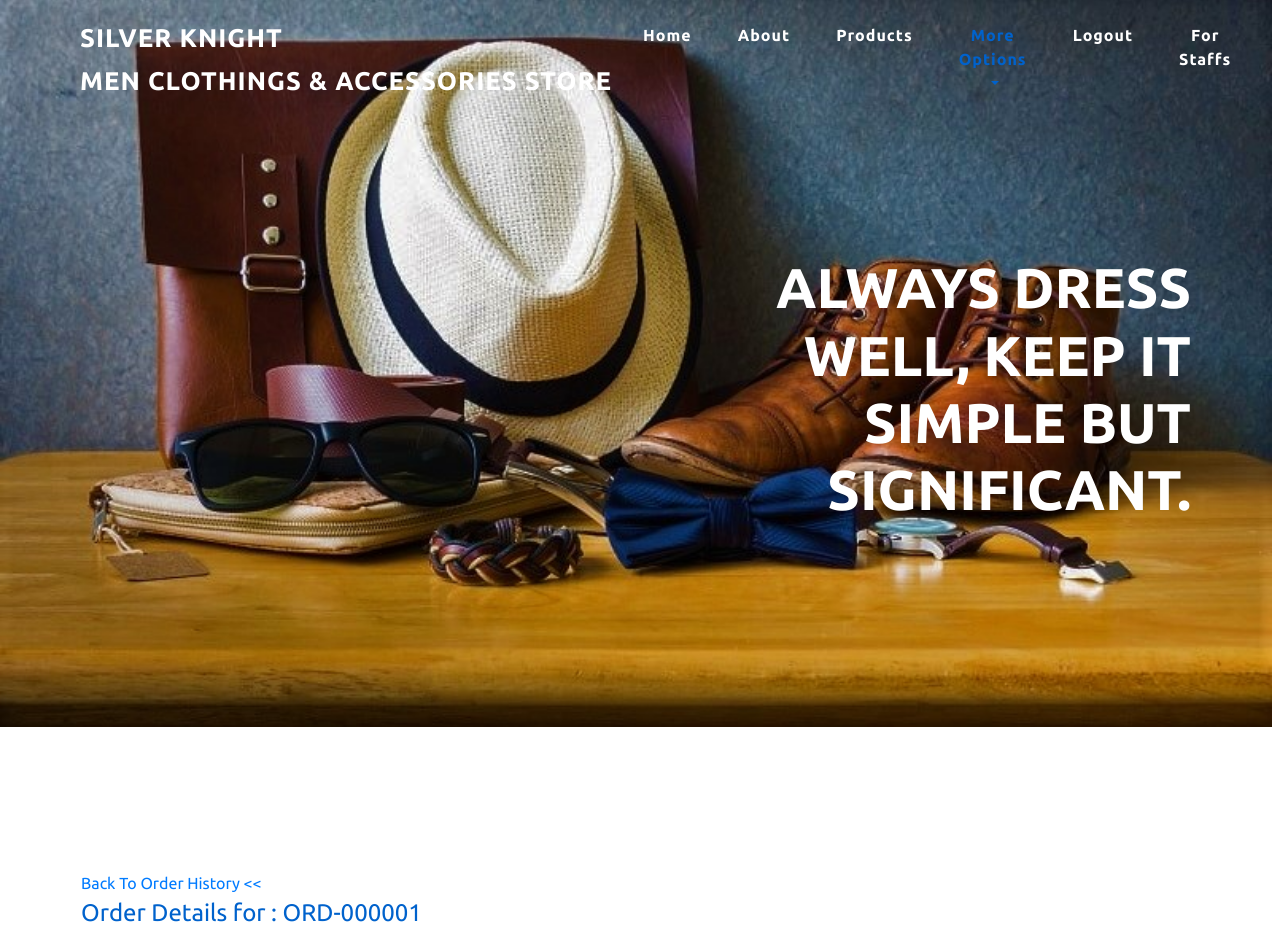
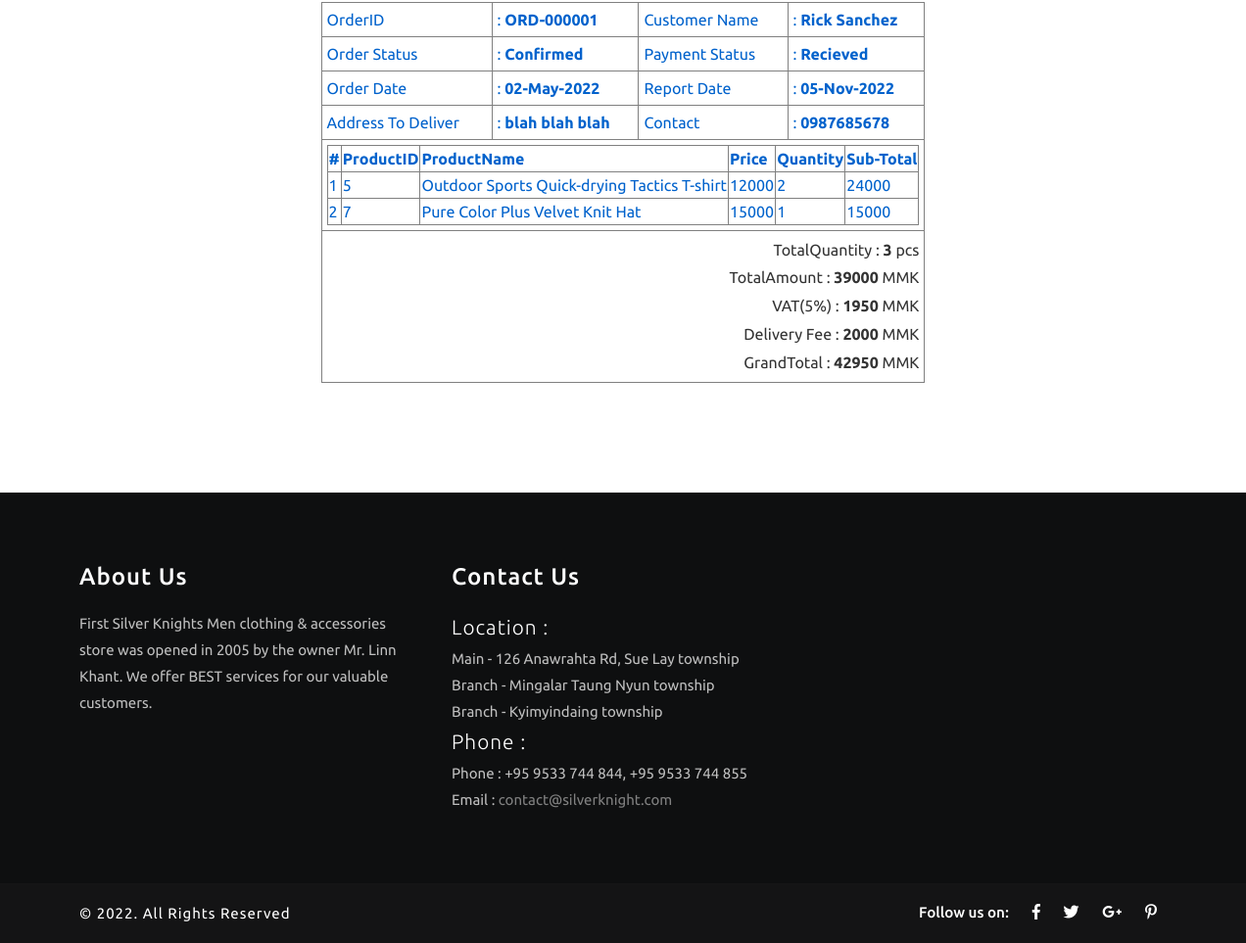
The app's page /Order_Details.php?OrderID=ORD-000001 (signed in) with its own data (2 pictures, top to bottom).
### tables this page shows
CREATE TABLE `orders` (
  `OrderID` varchar(50) NOT NULL,
  `CustomerID` int(11) NOT NULL,
  `Date` varchar(12) NOT NULL,
  `Location` varchar(200) NOT NULL,
  `Contact` varchar(15) NOT NULL,
  `TotalQuantity` int(11) NOT NULL,
  `TotalAmount` int(11) NOT NULL,
  `Tax` decimal(10,0) NOT NULL,
  `DeliveryCost` int(11) NOT NULL,
  `GrandTotal` decimal(10,0) NOT NULL,
  `PaymentType` varchar(50) NOT NULL,
  `OrderStatus` varchar(50) NOT NULL,
  `PaymentStatus` varchar(50) NOT NULL
);

CREATE TABLE `customer` (
  `CustomerID` int(11) NOT NULL,
  `FirstName` varchar(100) NOT NULL,
  `LastName` varchar(100) NOT NULL,
  `Address` text NOT NULL,
  `PhoneNumber` varchar(15) NOT NULL,
  `Email` varchar(50) NOT NULL,
  `Password` varchar(50) NOT NULL,
  `ProfileImage` varchar(255) NOT NULL
);

CREATE TABLE `orderdetail` (
  `OrderID` varchar(50) NOT NULL,
  `ProductID` int(11) NOT NULL,
  `Price` int(11) NOT NULL,
  `Quantity` int(11) NOT NULL
);

CREATE TABLE `product` (
  `ProductID` int(11) NOT NULL,
  `Name` varchar(100) NOT NULL,
  `CategoryID` int(11) NOT NULL,
  `BrandID` int(11) NOT NULL,
  `Color` varchar(50) NOT NULL,
  `Size` varchar(50) NOT NULL,
  `Price` int(11) NOT NULL,
  `Quantity` int(11) NOT NULL,
  `Status` varchar(50) NOT NULL,
  `Image1` varchar(255) NOT NULL,
  `Image2` varchar(255) NOT NULL,
  `Description` text NOT NULL
);

### Order_Details.php (the view, shortened to what this page needs)
<?php
include('Header3.php');
include('AutoID_Functions.php');
$OrderID=$_GET['OrderID'];
$CustomerID=$_SESSION['CustomerID'];
$query1="SELECT ord.*, c.CustomerID,c.FirstName,c.LastName
		FROM orders ord,customer c
		WHERE ord.CustomerID='$CustomerID'
		AND ord.CustomerID=c.CustomerID
		AND ord.OrderID='$OrderID'
		";
$result1=mysqli_query($connection,$query1);
$row1=mysqli_fetch_array($result1);
$query2="SELECT ord.*, ordd.*, p.ProductID,p.Name
		FROM orders ord,orderdetail ordd,product p
		WHERE ord.OrderID=ordd.OrderID
		AND ordd.ProductID=p.ProductID
		AND ordd.OrderID='$OrderID'
		";
$result2=mysqli_query($connection,$query2);
$count=mysqli_num_rows($result2);
?>
<!DOCTYPE html>
<html>
<head>
</head>
<body>
<form action="Order_Details.php" method="post">
<a href="Order_History.php">Back To Order History <<</a>
<fieldset>
<legend>Order Details for : <?php echo $OrderID ?></legend>
<table align="center" border="1" cellpadding="5px" cellspacing="5px">
<tr>
	<td>OrderID</td>
	<td>
		: <b><?php echo $row1['OrderID']  ?></b>
	</td>
	<td>Customer Name</td>
	<td>
		: <b><?php echo $row1['FirstName'] . ' ' . $row1['LastName']  ?></b>
	</td>
</tr>
<tr>
	<td>Order Status</td>
	<td>
		: <b><?php echo $row1['OrderStatus']  ?></b>
	</td>
	<td>Payment Status</td>
	<td>
		: <b><?php echo $row1['PaymentStatus']  ?></b>
	</td>
</tr>
<tr>
	<td>Order Date</td>
	<td>
		: <b><?php echo $row1['Date']  ?></b>
	</td>
	<td>Report Date</td>
	<td>
		: <b><?php echo date('d-M-Y')  ?></b>
	</td>
</tr>
<tr>
	<td>Address To Deliver</td>
	<td>
		: <b><?php echo $row1['Location'] ?></b>
	</td>
	<td>Contact</td>
	<td>
		: <b><?php echo $row1['Contact'] ?></b>
	</td>
</tr>
<tr>
	<td colspan="4">
	<table border="1" width="100%">
	<tr>
		<th>#</th>
		<th>ProductID</th>
		<th>ProductName</th>
		<th>Price</th>
		<th>Quantity</th>
		<th>Sub-Total</th>
	</tr>
	<?php
	for($i=0;$i<$count;$i++)
	{
		$row2=mysqli_fetch_array($result2);
		echo "<tr>";
		echo "<td>" . ($i+1) . "</td>";
		echo "<td>" . $row2['ProductID'] . "</td>";
		echo "<td>" . $row2['Name'] . "</td>";
		echo "<td>" . $row2['Price'] . "</td>";
		echo "<td>" . $row2['Quantity'] . "</td>";
		echo "<td>" . $row2['Price'] * $row2['Quantity'] . "</td>";
		echo "</tr>";
	}
	?>
	</table>
	</td>
</tr>
<tr>
	<td colspan="4" align="right">
	<p>TotalQuantity : <b><?php echo $row1['TotalQuantity'] ?></b> pcs</p>
	<p>TotalAmount : <b><?php echo $row1['TotalAmount'] ?></b> MMK</p>
	<p>VAT(5%) : <b><?php echo $row1['Tax'] ?></b> MMK</p>
		<p>Delivery Fee : <b><?php echo $row1['DeliveryCost'] ?></b> MMK</p>
	<p>GrandTotal : <b><?php echo $row1['GrandTotal'] ?></b> MMK</p>
	</td>
</table>
</fieldset>
</form>
</body>
</html>
<?php
include('Footer1.php');
 ?>

### css/style.css (style rules this page uses)
body { margin: 0; font-family: 'Ubuntu', sans-serif; background: #fff; }
body a, .slider-info a { transition: 0.5s all; -webkit-transition: 0.5s all; -moz-transition: 0.5s all; -o-transition: 0.5s all; -ms-transition: 0.5s all; text-decoration: none; outline: none; }
p { margin: 0; color: #333; font-size: 1em; line-height: 1.8; }
header h1, { line-height: 0; }

### records on screen
orders: OrderID "ORD-000001", CustomerID.FirstName "Rick", CustomerID.LastName "Sanchez", OrderStatus "Confirmed", PaymentStatus "Recieved", Date "02-May-2022", Location "blah blah blah", Contact "0987685678", TotalQuantity "3", TotalAmount "39000", Tax "1950", DeliveryCost "2000", GrandTotal "42950"
orderdetail: ProductID.ProductID "5", ProductID.Name "Outdoor Sports Quick-drying Tactics T-shirt", Price "12000", Quantity "2", $row2['Price'] * $row2['Quantity'] "24000"
orderdetail: ProductID.ProductID "7", ProductID.Name "Pure Color Plus Velvet Knit Hat", Price "15000", Quantity "1", $row2['Price']*$row2['Quantity'] "15000"

### other values on screen
$OrderID "ORD-000001"
